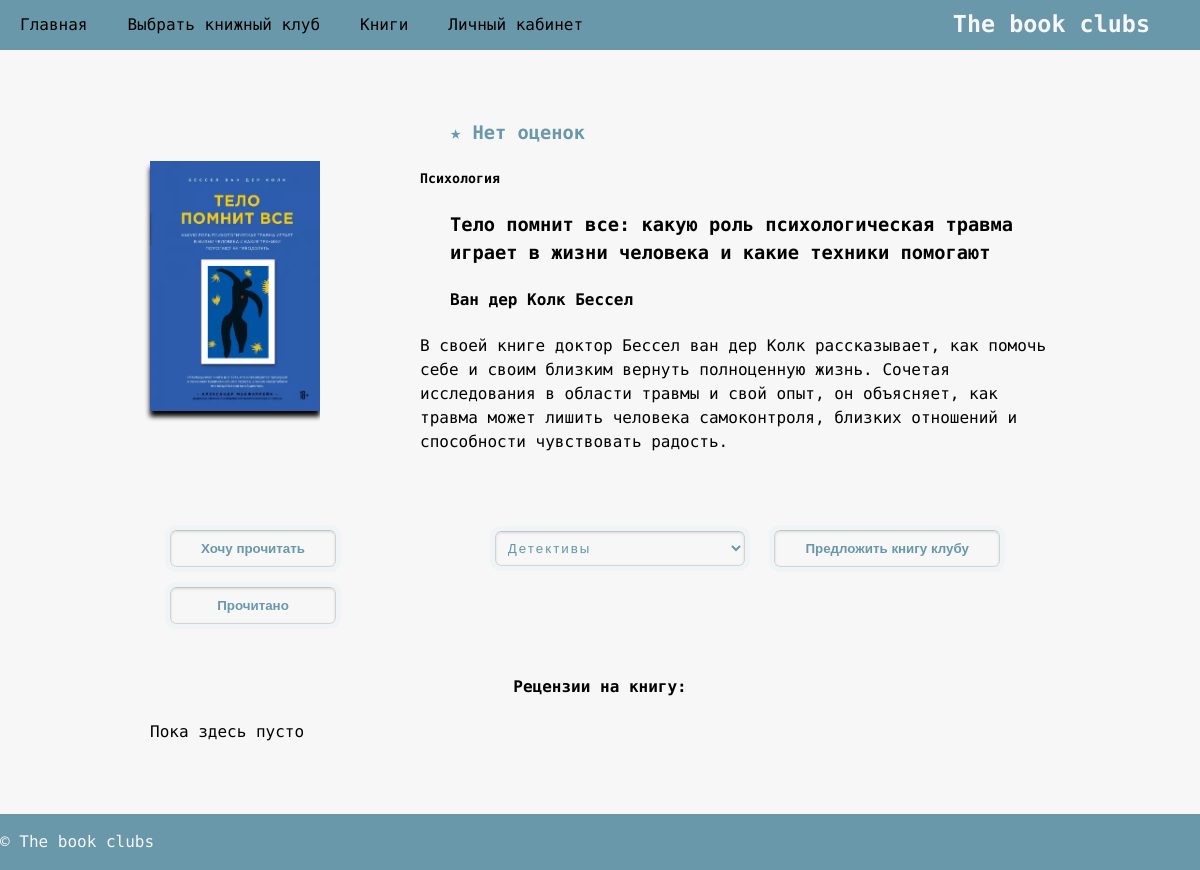
/book/1/ (signed in), run on the app's committed database.
### club/models.py (models this page shows, shortened)
class Book(models.Model):
    name = models.CharField(max_length=200)
    author = models.CharField(max_length=200, default='None', null=True)
    description = models.TextField()
    image = models.ImageField(upload_to='images', null=True)
    average_rating = models.DecimalField(max_digits=3, decimal_places=2, null=True)
    genre = models.CharField(max_length=100, null=True)
    theme = models.CharField(max_length=100, null=True)

### club/views.py (the view, shortened to what this page needs)
# urls.py: path('book/<int:book_id>/', views.book_detail, name='book_detail'),
@cache_page(60 * 15)
def book_detail(request, book_id):
    book = get_object_or_404(Book, id=book_id)
    user = request.user
    if not user.is_authenticated:
        user = None
    user_book, created = UserBook.objects.get_or_create(user=user, book=book)
    comments = Comment.objects.filter(book=book).order_by('-created_at')
    return render(request, 'club/book_detail.html', {'book': book, 'user_book': user_book, 'comments': comments})

### templates/club/book_detail.html (shortened to what this page needs)
{% extends 'base.html' %}
{% load static %}
{% block content %}
<div class="book-container">
    <div class="book-cart-container">
        <div class="book-cart-row">
            <div class="book-cart-item">
                <div class="book-cart-image">
                    <img src="{{ book.image.url }}" width="170" height="250">
                </div>
                <div class="book-cart-details">
                    <div class="book-rating">
                        {% if book.average_rating %}
                        <h3>★ {{ book.average_rating }}</h3>
                        {% else %}
                        <h3>★ Нет оценок</h3>
                        {% endif %}
                    </div>
                    <h5>{{ book.genre }}</h5>
                    <h3>{{ book.name }}</h3>
                    <h4>{{ book.author }}</h4>
                    <p>{{ book.description }}</p>
                </div>
            </div>
            <div class="book-status">
                <div class="status-form">
                    <form method="POST">
                            <button type="submit" name="status" value="to_read" {% if user_book.status == 'to_read' %}class="active"{% endif %}>Хочу прочитать</button>
                            <button type="submit" name="status" value="read" {% if user_book.status == 'read' %}class="active"{% endif %}>Прочитано</button>
                    </form>
                </div>
                <div class="book-queue-details">
                    {% if user.is_authenticated %}
                    <form method="POST" action="{% url 'club:append_to_queue' book.id %}">
                        <select name="club">
                            {% for club in user.clubs.all %}
                            <option value="{{ club.id }}">{{ club.name }}</option>
                            {% endfor %}
                        </select>
                        <button id="add-to-queue-button" type="submit">Предложить книгу клубу</button>
                    </form>
                    {% endif %}
                </div>
            </div>
            <div>
                <div class="book-comments">
                    <h4>Рецензии на книгу:</h4>
                    {% for comment in comments %}
                    <div class="comment">
                        <h5><p><b>{{ comment.user.username }}</b> {{ comment.created_at|date:"d.m.Y " }}</p></h5>
                        <p class="clamp-text">{{ comment.text }}</p>
                    </div>
                    {% empty %}
                    <p>Пока здесь пусто</p>
                    {% endfor %}
                </div>
            </div>
        </div>
    </div>
</div>
{% endblock %}

### static/css/style.css (style rules this page uses)
body { font-family: 'Fira Code', monospace; margin: 0; display: flex; flex-direction: column; max-width: auto; height: 100%; }

### static/css/club/desktop.css (style rules this page uses)
@media screen and (min-width: 1024px) { body { height: 100%; font-size: 16px; line-height: 1.5; flex-direction: column; } }
@media screen and (min-width: 1024px) { .banner-content button, .home-cart-button button, .status-form button { display: block; background-color: #f7f7f7; color: #6998AB; padding: 10px 30px; border-radius: 6px; outline: 5px solid #eff4f7; border: 1px solid; border-color: #c4c4c4 #d1d1d1 #d4d4d4; box-shadow: inset 0 1px 3px rgba(0, 0, 0, 0.12); font-weight: 600; margin: 30px auto; } }
@media screen and (min-width: 1024px) { .clubs-filter button, .books-filter button, .clubs-cart-button button, .books-cart-button button, .book-queue-details button, .admin-container button, .admin-link a , .comment-form button { display: inline-block; background-color: #f7f7f7; color: #6998AB; padding: 10px 30px; margin: 20px; border-radius: 6px; outline: 5px solid #eff4f7; border: 1px solid; border-color: #c4c4c4 #d1d1d1 #d4d4d4; box-shadow: inset 0 1px 3px rgba(0, 0, 0, 0.12); font-weight: 600; } }
@media screen and (min-width: 1024px) { .book-cart-image img { box-shadow: 0 5.5px 5px 0 #000; margin-top: 10px; width: 170px; height: 250px; } }
@media screen and (min-width: 1024px) { .book-container { height: auto; background-color: #f7f7f7; padding: 50px 0; } }
@media screen and (min-width: 1024px) { .book-cart-container { margin: 0px 150px; } }
@media screen and (min-width: 1024px) { .book-cart-row { display: flex; flex-direction: column; justify-content: space-around; align-items: stretch; } }
@media screen and (min-width: 1024px) { .book-cart-item { display: flex; flex-direction: row; align-items: center; justify-content: space-around; } }
@media screen and (min-width: 1024px) { .book-cart-details { background-color: #f7f7f7; border-radius: 16px; padding: 0 0 0 100px; } }
@media screen and (min-width: 1024px) { .book-cart-details h3, .book-cart-details h4 { padding-left: 30px; } }
@media screen and (min-width: 1024px) { .book-rating { color: #6998AB; text-align: left; } }
@media screen and (min-width: 1024px) { .book-status { background-color: #f7f7f7; border-radius: 16px; padding-top: 20px; margin: 20px; display: flex; flex-direction: row; justify-content: space-between; align-items: baseline; } }
@media screen and (min-width: 1024px) { .status-form form { display: flex; flex-direction: column; } }
@media screen and (min-width: 1024px) { .status-form button { margin: 10px 0; } }
@media screen and (min-width: 1024px) { .book-queue-details { padding: 0 10px; } }
@media screen and (min-width: 1024px) { .book-queue-details select { padding: 8px; max-width: 250px; text-align: left; text-shadow: 0 1px #e3f1f1; letter-spacing: 2px; color: #6998AB; background: #f7f7f7; border: 1px solid; border-color: #c4c4c4 #d1d1d1 #d4d4d4; border-radius: 6px; outline: 5px solid #eff4f7; -moz-outline-radius: 3px; -webkit-box-shadow: inset 0 1px 3px rgba(0, 0, 0, 0.12); box-shadow: inset 0 1px 3px rgba(0, 0, 0, 0.12); } }
@media screen and (min-width: 1024px) { .book-comments { margin: 20px auto; } }
@media screen and (min-width: 1024px) { .book-comments h4 { text-align: center; } }

### data on the page
Book: image (picture), genre "Психология", name "Тело помнит все: какую роль психологическая травма играет в жизни человека и какие техники помогают", author "Ван дер Колк Бессел", description "В своей книге доктор Бессел ван дер Колк рассказывает, как помочь себе и своим близким вернуть полноценную жизнь. Сочетая исследования в области травмы и свой опыт, он объясняет, как травма может лишить человека самоконтроля, близких отношений и способности чувствовать радость."

### other printed values
form field club "Детективы"
